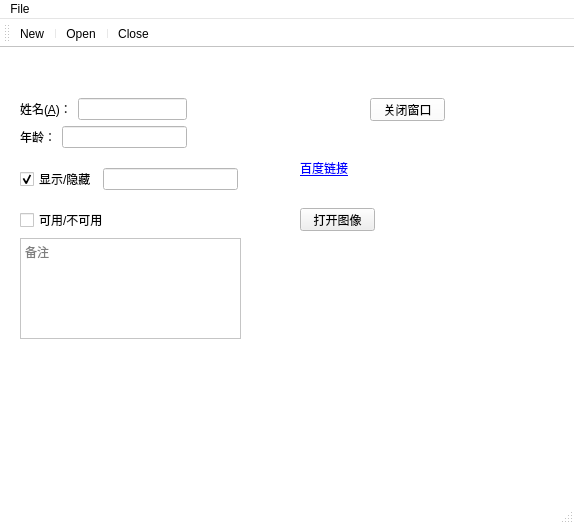
<?xml version="1.0" encoding="UTF-8"?>
<ui version="4.0">
 <class>MainWindow</class>
 <widget class="QMainWindow" name="MainWindow">
  <property name="geometry">
   <rect>
    <x>0</x>
    <y>0</y>
    <width>574</width>
    <height>524</height>
   </rect>
  </property>
  <property name="palette">
   <palette>
    <active>
     <colorrole role="WindowText">
      <brush brushstyle="SolidPattern">
       <color alpha="255">
        <red>0</red>
        <green>0</green>
        <blue>0</blue>
       </color>
      </brush>
     </colorrole>
     <colorrole role="Base">
      <brush brushstyle="SolidPattern">
       <color alpha="255">
        <red>255</red>
        <green>255</green>
        <blue>255</blue>
       </color>
      </brush>
     </colorrole>
     <colorrole role="Window">
      <brush brushstyle="SolidPattern">
       <color alpha="255">
        <red>255</red>
        <green>255</green>
        <blue>255</blue>
       </color>
      </brush>
     </colorrole>
    </active>
    <inactive>
     <colorrole role="WindowText">
      <brush brushstyle="SolidPattern">
       <color alpha="255">
        <red>0</red>
        <green>0</green>
        <blue>0</blue>
       </color>
      </brush>
     </colorrole>
     <colorrole role="Base">
      <brush brushstyle="SolidPattern">
       <color alpha="255">
        <red>255</red>
        <green>255</green>
        <blue>255</blue>
       </color>
      </brush>
     </colorrole>
     <colorrole role="Window">
      <brush brushstyle="SolidPattern">
       <color alpha="255">
        <red>255</red>
        <green>255</green>
        <blue>255</blue>
       </color>
      </brush>
     </colorrole>
    </inactive>
    <disabled>
     <colorrole role="WindowText">
      <brush brushstyle="SolidPattern">
       <color alpha="255">
        <red>120</red>
        <green>120</green>
        <blue>120</blue>
       </color>
      </brush>
     </colorrole>
     <colorrole role="Base">
      <brush brushstyle="SolidPattern">
       <color alpha="255">
        <red>255</red>
        <green>255</green>
        <blue>255</blue>
       </color>
      </brush>
     </colorrole>
     <colorrole role="Window">
      <brush brushstyle="SolidPattern">
       <color alpha="255">
        <red>255</red>
        <green>255</green>
        <blue>255</blue>
       </color>
      </brush>
     </colorrole>
    </disabled>
   </palette>
  </property>
  <property name="windowTitle">
   <string>MainWindow</string>
  </property>
  <property name="toolTip">
   <string/>
  </property>
  <widget class="QWidget" name="centralwidget">
   <widget class="QWidget" name="layoutWidget">
    <property name="geometry">
     <rect>
      <x>20</x>
      <y>50</y>
      <width>167</width>
      <height>52</height>
     </rect>
    </property>
    <layout class="QVBoxLayout" name="verticalLayout">
     <item>
      <layout class="QHBoxLayout" name="horizontalLayout">
       <item>
        <widget class="QLabel" name="label">
         <property name="text">
          <string>姓名(&amp;A)：</string>
         </property>
         <property name="buddy">
          <cstring>lineEdit</cstring>
         </property>
        </widget>
       </item>
       <item>
        <widget class="QLineEdit" name="lineEdit"/>
       </item>
      </layout>
     </item>
     <item>
      <layout class="QHBoxLayout" name="horizontalLayout_2">
       <item>
        <widget class="QLabel" name="label_2">
         <property name="text">
          <string>年龄：</string>
         </property>
        </widget>
       </item>
       <item>
        <widget class="QLineEdit" name="lineEdit_2">
         <property name="text">
          <string/>
         </property>
        </widget>
       </item>
      </layout>
     </item>
    </layout>
   </widget>
   <widget class="QWidget" name="layoutWidget_2">
    <property name="geometry">
     <rect>
      <x>20</x>
      <y>120</y>
      <width>218</width>
      <height>22</height>
     </rect>
    </property>
    <layout class="QHBoxLayout" name="horizontalLayout_3">
     <item>
      <widget class="QCheckBox" name="checkBox">
       <property name="text">
        <string>显示/隐藏</string>
       </property>
       <property name="checked">
        <bool>true</bool>
       </property>
      </widget>
     </item>
     <item>
      <widget class="QLineEdit" name="lineEdit_3"/>
     </item>
    </layout>
   </widget>
   <widget class="QWidget" name="layoutWidget_3">
    <property name="geometry">
     <rect>
      <x>20</x>
      <y>160</y>
      <width>221</width>
      <height>131</height>
     </rect>
    </property>
    <layout class="QVBoxLayout" name="verticalLayout_2">
     <item>
      <widget class="QCheckBox" name="checkBox_2">
       <property name="text">
        <string>可用/不可用</string>
       </property>
      </widget>
     </item>
     <item>
      <widget class="QTextEdit" name="textEdit">
       <property name="placeholderText">
        <string>备注</string>
       </property>
      </widget>
     </item>
    </layout>
   </widget>
   <widget class="QPushButton" name="pushButton">
    <property name="geometry">
     <rect>
      <x>370</x>
      <y>50</y>
      <width>75</width>
      <height>23</height>
     </rect>
    </property>
    <property name="palette">
     <palette>
      <active>
       <colorrole role="Button">
        <brush brushstyle="SolidPattern">
         <color alpha="255">
          <red>255</red>
          <green>255</green>
          <blue>255</blue>
         </color>
        </brush>
       </colorrole>
       <colorrole role="Base">
        <brush brushstyle="SolidPattern">
         <color alpha="255">
          <red>255</red>
          <green>255</green>
          <blue>255</blue>
         </color>
        </brush>
       </colorrole>
       <colorrole role="Window">
        <brush brushstyle="SolidPattern">
         <color alpha="255">
          <red>255</red>
          <green>255</green>
          <blue>255</blue>
         </color>
        </brush>
       </colorrole>
      </active>
      <inactive>
       <colorrole role="Button">
        <brush brushstyle="SolidPattern">
         <color alpha="255">
          <red>255</red>
          <green>255</green>
          <blue>255</blue>
         </color>
        </brush>
       </colorrole>
       <colorrole role="Base">
        <brush brushstyle="SolidPattern">
         <color alpha="255">
          <red>255</red>
          <green>255</green>
          <blue>255</blue>
         </color>
        </brush>
       </colorrole>
       <colorrole role="Window">
        <brush brushstyle="SolidPattern">
         <color alpha="255">
          <red>255</red>
          <green>255</green>
          <blue>255</blue>
         </color>
        </brush>
       </colorrole>
      </inactive>
      <disabled>
       <colorrole role="Button">
        <brush brushstyle="SolidPattern">
         <color alpha="255">
          <red>255</red>
          <green>255</green>
          <blue>255</blue>
         </color>
        </brush>
       </colorrole>
       <colorrole role="Base">
        <brush brushstyle="SolidPattern">
         <color alpha="255">
          <red>255</red>
          <green>255</green>
          <blue>255</blue>
         </color>
        </brush>
       </colorrole>
       <colorrole role="Window">
        <brush brushstyle="SolidPattern">
         <color alpha="255">
          <red>255</red>
          <green>255</green>
          <blue>255</blue>
         </color>
        </brush>
       </colorrole>
      </disabled>
     </palette>
    </property>
    <property name="toolTip">
     <string>这是&lt;b&gt;关闭&lt;/b&gt;按钮</string>
    </property>
    <property name="text">
     <string>关闭窗口</string>
    </property>
   </widget>
   <widget class="QLabel" name="label_3">
    <property name="geometry">
     <rect>
      <x>300</x>
      <y>100</y>
      <width>61</width>
      <height>41</height>
     </rect>
    </property>
    <property name="text">
     <string>&lt;a href='https://baidu.com'&gt;百度链接&lt;/a&gt;</string>
    </property>
    <property name="openExternalLinks">
     <bool>true</bool>
    </property>
   </widget>
   <widget class="QPushButton" name="pushButton_2">
    <property name="geometry">
     <rect>
      <x>300</x>
      <y>160</y>
      <width>75</width>
      <height>23</height>
     </rect>
    </property>
    <property name="text">
     <string>打开图像</string>
    </property>
   </widget>
   <widget class="QLabel" name="label_4">
    <property name="geometry">
     <rect>
      <x>300</x>
      <y>200</y>
      <width>221</width>
      <height>201</height>
     </rect>
    </property>
    <property name="text">
     <string/>
    </property>
   </widget>
  </widget>
  <widget class="QStatusBar" name="statusbar"/>
  <widget class="QMenuBar" name="menuBar">
   <property name="geometry">
    <rect>
     <x>0</x>
     <y>0</y>
     <width>574</width>
     <height>23</height>
    </rect>
   </property>
   <widget class="QMenu" name="menuFile">
    <property name="title">
     <string>File</string>
    </property>
    <addaction name="actionNew"/>
    <addaction name="actionOpen"/>
    <addaction name="actionClose"/>
   </widget>
   <addaction name="menuFile"/>
  </widget>
  <widget class="QToolBar" name="toolBar">
   <property name="windowTitle">
    <string>toolBar</string>
   </property>
   <attribute name="toolBarArea">
    <enum>TopToolBarArea</enum>
   </attribute>
   <attribute name="toolBarBreak">
    <bool>false</bool>
   </attribute>
   <addaction name="actionNew"/>
   <addaction name="separator"/>
   <addaction name="actionOpen"/>
   <addaction name="separator"/>
   <addaction name="actionClose"/>
  </widget>
  <action name="actionNew">
   <property name="text">
    <string>New</string>
   </property>
   <property name="toolTip">
    <string>创建新文件</string>
   </property>
  </action>
  <action name="actionOpen">
   <property name="text">
    <string>Open</string>
   </property>
  </action>
  <action name="actionClose">
   <property name="text">
    <string>Close</string>
   </property>
  </action>
 </widget>
 <resources/>
 <connections>
  <connection>
   <sender>pushButton</sender>
   <signal>clicked()</signal>
   <receiver>MainWindow</receiver>
   <slot>close()</slot>
   <hints>
    <hint type="sourcelabel">
     <x>405</x>
     <y>112</y>
    </hint>
    <hint type="destinationlabel">
     <x>404</x>
     <y>121</y>
    </hint>
   </hints>
  </connection>
  <connection>
   <sender>checkBox</sender>
   <signal>toggled(bool)</signal>
   <receiver>lineEdit_3</receiver>
   <slot>setVisible(bool)</slot>
   <hints>
    <hint type="sourcelabel">
     <x>58</x>
     <y>181</y>
    </hint>
    <hint type="destinationlabel">
     <x>199</x>
     <y>180</y>
    </hint>
   </hints>
  </connection>
  <connection>
   <sender>checkBox_2</sender>
   <signal>toggled(bool)</signal>
   <receiver>textEdit</receiver>
   <slot>setEnabled(bool)</slot>
   <hints>
    <hint type="sourcelabel">
     <x>89</x>
     <y>217</y>
    </hint>
    <hint type="destinationlabel">
     <x>91</x>
     <y>256</y>
    </hint>
   </hints>
  </connection>
 </connections>
</ui>
